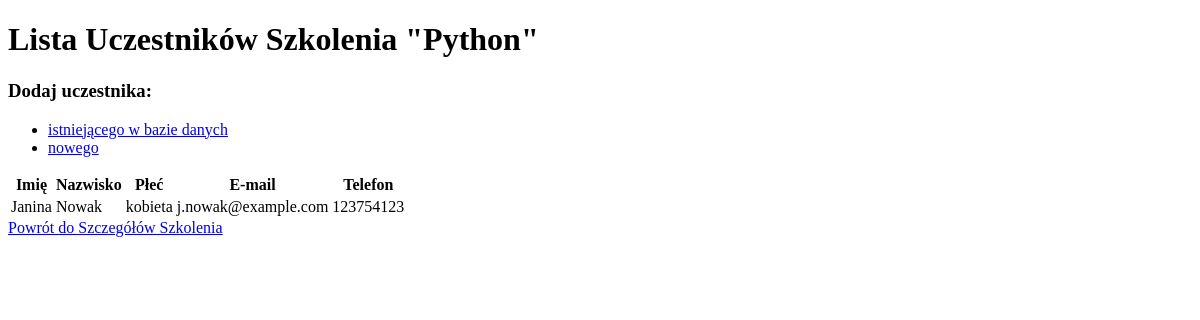
Page /courses/7/participants/ (signed in) on the earlier database version.
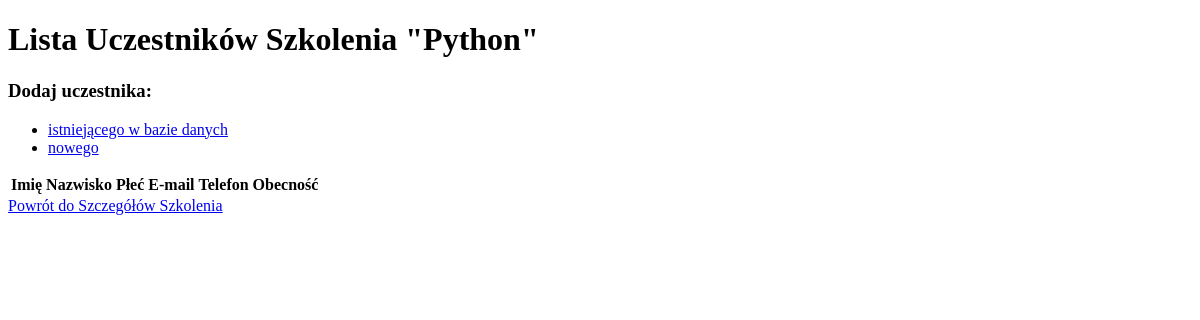
Same page on the later database version.
### trainings/models.py (models this page shows, shortened)
class Human(models.Model):
    first_name = models.CharField(max_length=64, blank=False)   # imię
    last_name = models.CharField(max_length=64, blank=False)    # nazwisko
    gender = models.IntegerField(choices=GENDERS)               # płeć
    e_mail = models.EmailField(max_length=128, blank=False)     # e-mail
    phone_number = models.IntegerField()                        # numer telefonu

class Participant(Human):
    training_course = models.ManyToManyField(TrainingCourse, null=True)        # szkolenie/szkolenia, w których uczestniczył

class Human(models.Model):
    first_name = models.CharField(max_length=64, blank=False)   # imię
    last_name = models.CharField(max_length=64, blank=False)    # nazwisko
    gender = models.IntegerField(choices=GENDERS)               # płeć
    e_mail = models.EmailField(max_length=128, blank=False)     # e-mail
    phone_number = models.IntegerField()                        # numer telefonu

### trainings/views.py (the view)
# urls.py: path('courses/<int:pk>/participants/', t_views.CourseParticipantsView.as_view(), name='course_participants'),
class CourseParticipantsView(AuthenticatedView):
    def get(self, request, pk):
        course = get_object_or_404(TrainingCourse, pk=pk)
        participants = course.participant_set.all()
        if course.took_place:
            presence_list = PresenceList.objects.filter(training_course=course).select_related('participant')
        else:
            presence_list = None
        ctx = {
            'course': course,
            'participants': participants,
            'presence_list': presence_list,
        }
        return render(request, 'course_participants.html', ctx)

### trainings/templates/course_participants.html (shortened to what this page needs)
<!DOCTYPE html>
<html lang="en">
<head>
</head>
<body>
    <h1>Lista Uczestników Szkolenia "{{ course.topic }}"</h1>
    <h3>Dodaj uczestnika:</h3>
    <ul>
        <li><a href="{% url 'edit_participant' %}">istniejącego w bazie danych</a></li>
        <li><a href="{% url 'add_participant' %}">nowego</a></li>
    </ul>
    <table>
        <thead>
            <tr>
                <th>Imię</th>
                <th>Nazwisko</th>
                <th>Płeć</th>
                <th>E-mail</th>
                <th>Telefon</th>
                {% if course.took_place %}
                    <th>Obecność</th>
                {% endif %}
            </tr>
        </thead>
        <tbody>
            {% if course.took_place %}
                {% for pl in presence_list %}
                    <tr>
                        <td>{{ pl.participant.first_name }}</td>
                        <td>{{ pl.participant.last_name }}</td>
                        <td>{{ pl.participant.get_gender_display }}</td>
                        <td>{{ pl.participant.e_mail }}</td>
                        <td>{{ pl.participant.phone_number }}</td>
                        <td>{{ pl.present }}</td>
                    </tr>
                {% endfor %}
            {% else %}
                {% for participant in participants %}
                    <tr>
                        <td>{{ participant.first_name }}</td>
                        <td>{{ participant.last_name }}</td>
                        <td>{{ participant.get_gender_display }}</td>
                        <td>{{ participant.e_mail }}</td>
                        <td>{{ participant.phone_number }}</td>
                    </tr>
                {% endfor %}
            {% endif %}
        </tbody>
    </table>
    <a href="{% url 'course_details' pk=course.pk %}" class="button">Powrót do Szczegółów Szkolenia</a>
</body>
</html>

Differences in the rows shown:
no longer on this page (row unchanged): Participant: first_name "Janina", last_name "Nowak", gender "kobieta", e_mail "j.nowak@example.com", phone_number "123754123"
changed TrainingCourse "Python": took_place empty → True (drawn)
Other differences:
text now shown: "Obecność"
